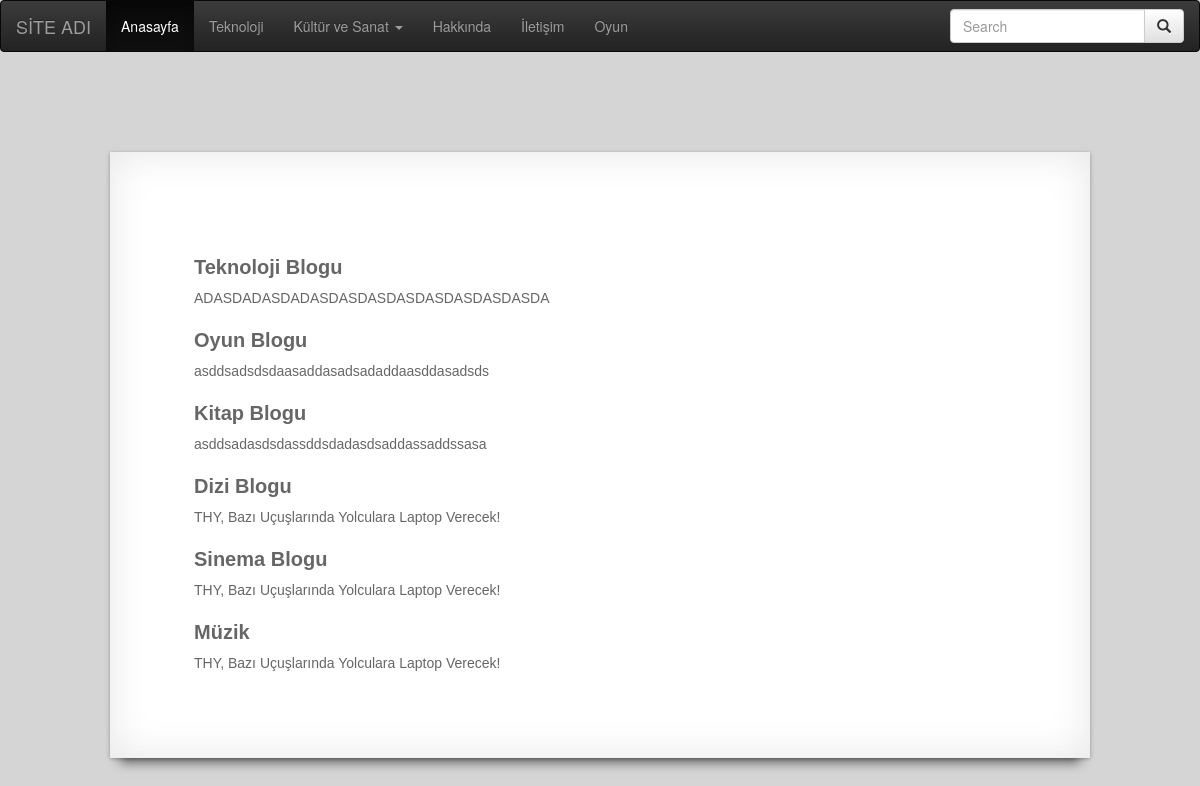
Page /haber.php on the committed database.
### tables this page shows
CREATE TABLE `haber_icerik` (
  `IcerikID` int(11) NOT NULL AUTO_INCREMENT,
  `HaberID` int(11) DEFAULT NULL,
  `Foto1` mediumtext,
  `Icerik` varchar(10000) DEFAULT NULL,
  PRIMARY KEY (`IcerikID`)
);

CREATE TABLE `haber` (
  `IDHaber` int(11) NOT NULL AUTO_INCREMENT,
  `HaberBaslik` varchar(45) NOT NULL,
  `HaberTarih` date DEFAULT NULL,
  `HaberGunTarih` date DEFAULT NULL,
  `YazarID` int(11) DEFAULT NULL,
  `OSayisi` double DEFAULT NULL,
  `KategoriID` int(11) DEFAULT NULL,
  PRIMARY KEY (`IDHaber`)
);

### haber.php (the view, shortened to what this page needs)
<?php
require_once("uncludes/config.php");
?>
<!DOCTYPE html>
<html>
<head>
<link href="css/still.css" rel="stylesheet"/>
<link rel="stylesheet" href="https://maxcdn.bootstrapcdn.com/bootstrap/3.3.7/css/bootstrap.min.css"/>
<link rel="stylesheet" href="https://maxcdn.bootstrapcdn.com/bootstrap/3.3.7/css/bootstrap-theme.min.css"/>
</head>
<body style="background-color:#d5d5d5;">
<nav class="navbar navbar-inverse" role="navigation"  >
  <div class="navbar-header"  >
    <a class="navbar-brand" href="index.php">SİTE ADI</a>
  </div>
  <div class="collapse navbar-collapse" id="bs-example-navbar-collapse-1">
     <ul class="nav navbar-nav">
      <li class="active"><a href="index.php">Anasayfa</a></li>
      <li><a href="teknoloji.php">Teknoloji</a></li>
      <li class="dropdown">
        <a href="#" class="dropdown-toggle" data-toggle="dropdown">Kültür ve Sanat <b class="caret"></b></a>
      </li>
	  <li><a href="#">Hakkında</a></li>
      <li><a href="#">İletişim</a></li>
     <li><a href="oyun.php">Oyun</a></li>
    </ul>
    <div class="nav navbar-nav navbar-right">
        <form class="navbar-form" role="search">
        <div class="input-group">
            <input type="text" class="form-control" placeholder="Search" name="q"/>
            <div class="input-group-btn">
                <button class="btn btn-default" type="submit"><i class="glyphicon glyphicon-search"></i></button>
            </div>
        </div>
        </form>
    </div>
  </div>
</nav>
                        <div class="okunan golge-efekti yuksek">
                         <?php
							$veri = $db -> query("SELECT * FROM haber H, haber_icerik HI WHERE H.IDHaber = HI.HaberID",PDO::FETCH_ASSOC);
							if($veri->rowCount()){
								foreach($veri as $row){?>
						<h3><div class="baslik"><?php print $row["HaberBaslik"];?></div></h3>
						<div class="icerik"><?php  print $row["Icerik"];?></div>
						<?php
					}
				}
				?>
                     </div>
</body>
</html>

### css/still.css (style rules this page uses)
.okunan { width: 980px; height: auto; }
.golge-efekti { background-color: #ffffff; padding: 60px 0 20px; font: 14px/1.5 Arial, sans-serif; color: #666; padding:6em; text-shadow: 0px 1px 3px #fff; text-align:left; margin: 100px auto; -webkit-box-shadow: 0 1px 4px rgba(0, 0, 0, 0.3), 0 0 40px rgba(0, 0, 0, 0.1) inset; -moz-box-shadow: 0 1px 4px rgba(0, 0, 0, 0.3), 0 0 40px rgba(0, 0, 0, 0.1) inset; box-shadow: 0 1px 4px rgba(0, 0, 0, 0.3), 0 0 40px rgba(0, 0, 0, 0.1) inset; }
.golge-efekti:before, .golge-efekti:after { content: ""; position: absolute; z-index: -2; }
.yuksek { -webkit-box-shadow: 0 15px 10px -10px rgba(0, 0, 0, 0.5), 0 1px 4px rgba(0, 0, 0, 0.3), 0 0 40px rgba(0, 0, 0, 0.1) inset; -moz-box-shadow: 0 15px 10px -10px rgba(0, 0, 0, 0.5), 0 1px 4px rgba(0, 0, 0, 0.3), 0 0 40px rgba(0, 0, 0, 0.1) inset; box-shadow: 0 15px 10px -10px rgba(0, 0, 0, 0.5), 0 1px 4px rgba(0, 0, 0, 0.3), 0 0 40px rgba(0, 0, 0, 0.1) inset; }
.okunan .baslik { font-size: 20px; font-weight: bold; }

### rows in the picture
haber_icerik: HaberID.HaberBaslik "Teknoloji Blogu", Icerik "ADASDADASDADASDASDASDASDASDASDASDASDA"
haber_icerik: HaberID.HaberBaslik "Oyun Blogu", Icerik "asddsadsdsdaasaddasadsadaddaasddasadsds"
haber_icerik: HaberID.HaberBaslik "Kitap Blogu", Icerik "asddsadasdsdassddsdadasdsaddassaddssasa"
haber_icerik: HaberID.HaberBaslik "Dizi Blogu", Icerik "THY, Bazı Uçuşlarında Yolculara Laptop Verecek!"
haber_icerik: HaberID.HaberBaslik "Sinema Blogu", Icerik "THY, Bazı Uçuşlarında Yolculara Laptop Verecek!"
haber_icerik: HaberID.HaberBaslik "Müzik", Icerik "THY, Bazı Uçuşlarında Yolculara Laptop Verecek!"
